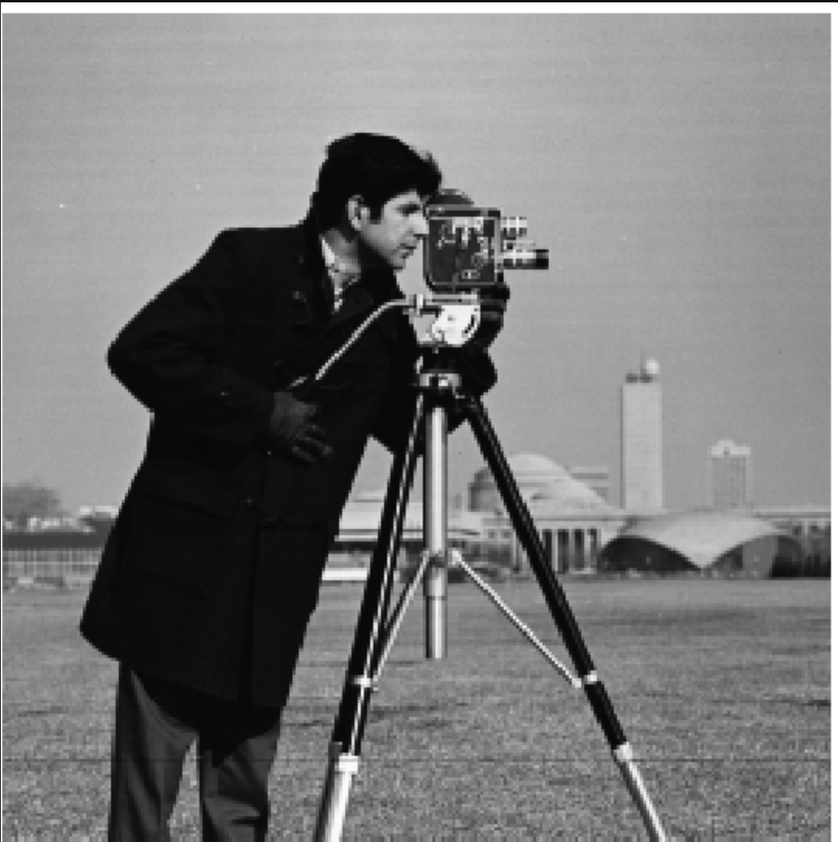
#> input picture proj2/images/cameraman.png, 838 x 842 px, shrunk from 1080 x 1084 before the run; its folder holds 5 pictures in this run
$ python main.py
#> lines starting #> are read from the running program, lines starting #| are printed output that depends on the picture
import numpy as np
import skimage as sk
import skimage.io as skio
import scipy
import sys
import os

from convolve import convolve4l, convolve2l

def save_output_im(im_out, fname):
    """Saves an image and outputs it

    Inputs:
        im_out: Stacked image in (H x W x 3) (r g b)
        fname name of file
    """
    # save the image
    fname = f'../images/{fname}.jpg'
    if im_out.dtype == np.float64:
        im_out = (im_out * 255).astype(np.uint8)
    else:
        raise ValueError(f"Invalid image type {im_out.dtype}")
    skio.imsave(fname,im_out)


file = '../images/cameraman.png'
im = skio.imread(file)
#> im is the input picture: shape (842, 838, 4); mean R, G, B, A 121.2, 121.2, 121.2, 255
im = sk.img_as_float(im)
im = sk.color.rgba2rgb(im)
#> im: shape (842, 838, 3) float64
im = sk.color.rgb2gray(im)  # Convert to grayscale
#> im: shape (842, 838) float64


boxfilt = np.full((15,15), 1/(15**2))
Dx = np.array([1,0,-1]).reshape(1,3)
Dy = np.array([
    [1],
    [0],
    [-1]
    ])

print(im.shape, Dx.shape)
#| (842, 838) (1, 3)
#save_output_im(convolve2l(im, Dx), '../images/convolved_Dx_cameraman')
save_output_im(scipy.signal.convolve2d(im,Dx), '../images/scipy_Dx_cameraman')
#> in save_output_im, `im_out = (im_out * 255).astype(np.uint8)`:
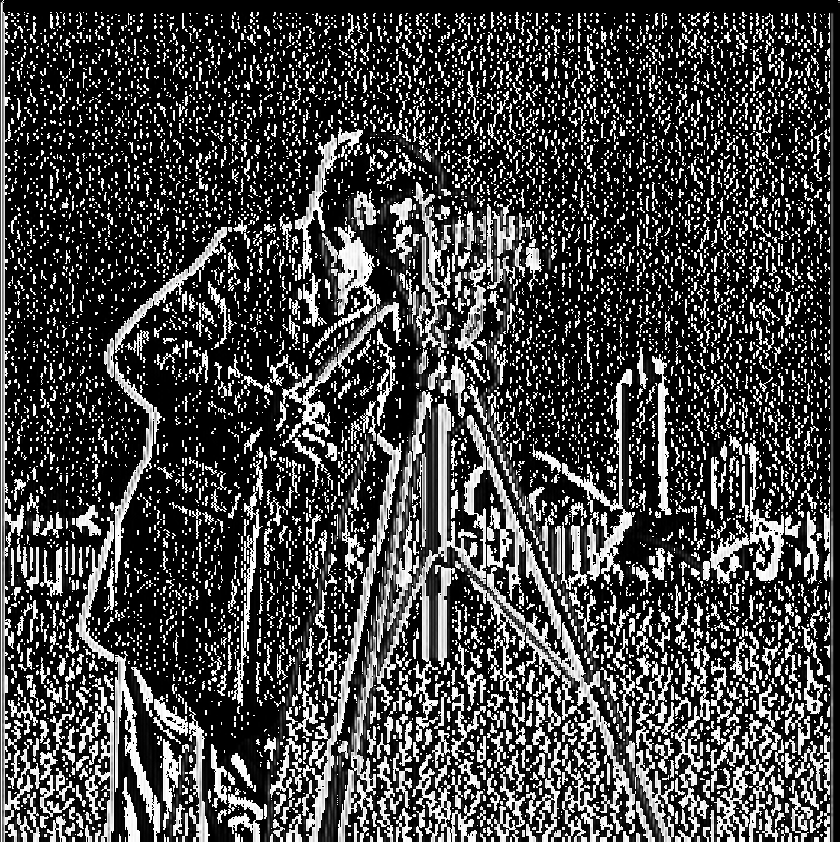
#> im_out: shape (842, 840); min 0, max 255, mean 69.3
save_output_im(scipy.signal.convolve2d(im,Dy), '../images/scipy_Dy_cameraman')
#> call 2 of save_output_im, with fname = '../images/scipy_Dy_cameraman'
#> in save_output_im (call 2), `im_out = (im_out * 255).astype(np.uint8)`:
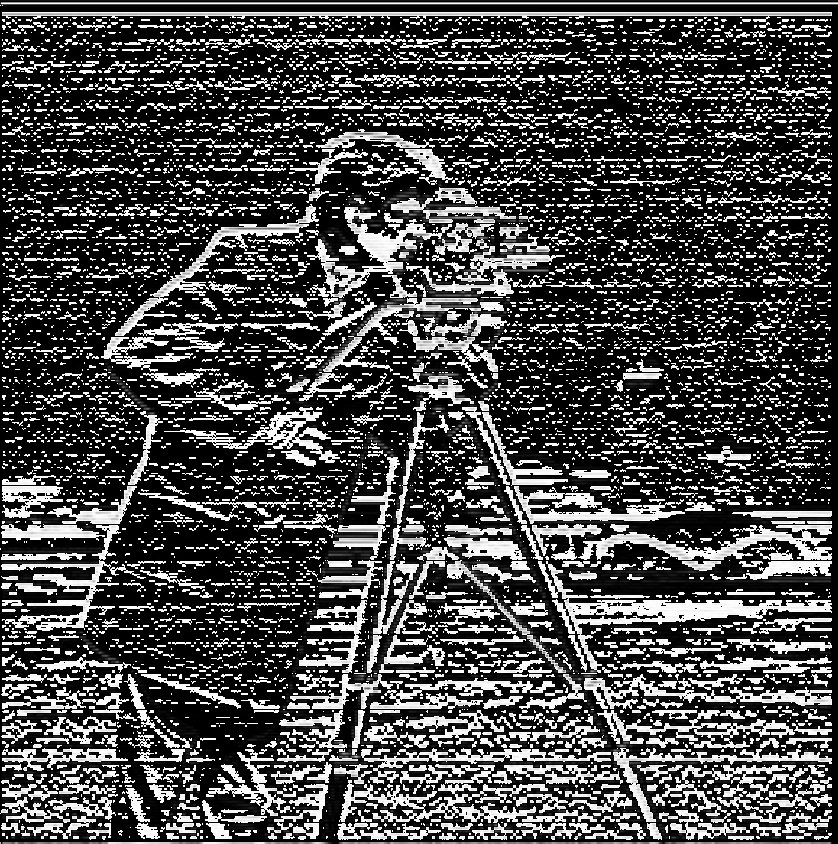
#> im_out: shape (844, 838); min 0, max 255, mean 73.2
